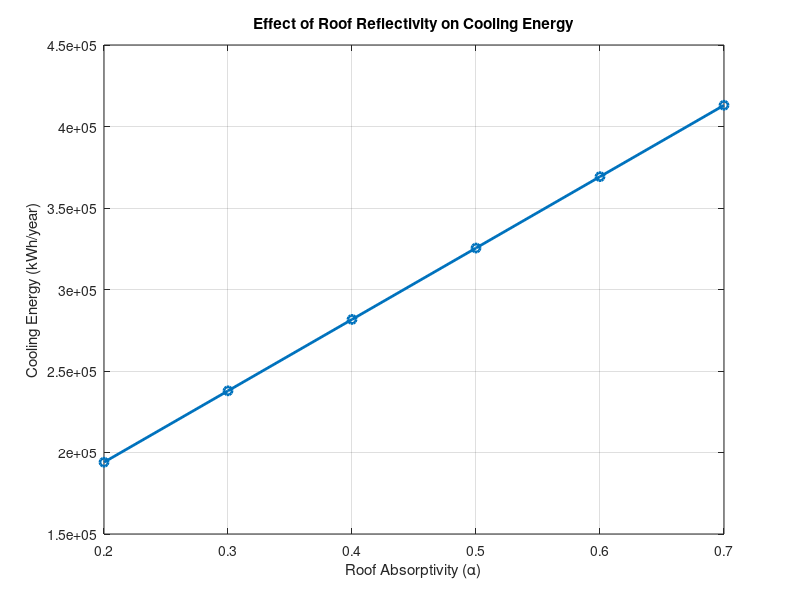
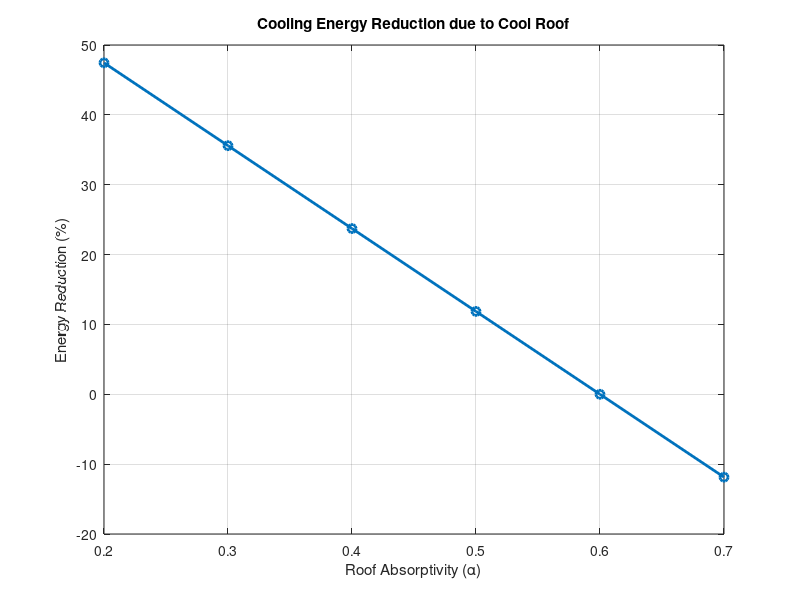

Write MATLAB code to recreate these figures, in order.
clc; clear; close all;

%% -------------------------------
% 1. INPUT PARAMETERS
%% -------------------------------

% Indoor temperature
T_in = 24; % °C

% Outdoor temperatures (UHI case)
T_UHI = 32; % °C

% Wall properties
U_wall = 0.5;   % W/m2K
A_wall = 200;   % m2

% Roof properties
U_roof = 0.3;   % W/m2K
A_roof = 150;   % m2

% Solar radiation
G = 800; % W/m2

% Window properties
A_window = 50;  % m2
SHGC = 0.7;

% Time
hours = 10 * 365; % annual cooling hours

%% -------------------------------
% 2. BASE HEAT GAINS (UHI CASE)
%% -------------------------------

% Wall & roof conduction
Q_wall_UHI = U_wall * A_wall * (T_UHI - T_in);
Q_roof_UHI = U_roof * A_roof * (T_UHI - T_in);

% Window heat gain
Q_window = SHGC * G * A_window;

%% -------------------------------
% 3. PARAMETRIC STUDY (COOL ROOF)
%% -------------------------------

% Different roof absorptivity values
alpha_values = [0.7 0.6 0.5 0.4 0.3 0.2];

E_results = zeros(size(alpha_values));

for i = 1:length(alpha_values)
    
    alpha = alpha_values(i);
    
    % Solar heat gain through roof
    Q_solar = alpha * G * A_roof;
    
    % Total cooling load
    Q_cool = Q_wall_UHI + Q_roof_UHI + Q_solar + Q_window;
    
    % Annual cooling energy (kWh)
    E_results(i) = (Q_cool * hours) / 1000;
    
end

%% -------------------------------
% 4. REFERENCE UHI ENERGY (α = 0.6)
%% -------------------------------

alpha_ref = 0.6;

Q_solar_ref = alpha_ref * G * A_roof;

Q_cool_ref = Q_wall_UHI + Q_roof_UHI + Q_solar_ref + Q_window;

E_UHI = (Q_cool_ref * hours) / 1000;

%% -------------------------------
% 5. PERCENTAGE REDUCTION
%% -------------------------------

reduction = ((E_UHI - E_results) / E_UHI) * 100;

%% -------------------------------
% 6. DISPLAY RESULTS
%% -------------------------------

disp('Alpha     Energy (kWh/year)     Reduction (%)')
disp([alpha_values' E_results' reduction'])

%% -------------------------------
% 7. PLOTS
%% -------------------------------

% Energy vs alpha
figure
plot(alpha_values, E_results, '-o', 'LineWidth', 2)
xlabel('Roof Absorptivity (\alpha)')
ylabel('Cooling Energy (kWh/year)')
title('Effect of Roof Reflectivity on Cooling Energy')
grid on

% Reduction vs alpha
figure
plot(alpha_values, reduction, '-o', 'LineWidth', 2)
xlabel('Roof Absorptivity (\alpha)')
ylabel('Energy Reduction (%)')
title('Cooling Energy Reduction due to Cool Roof')
grid on
